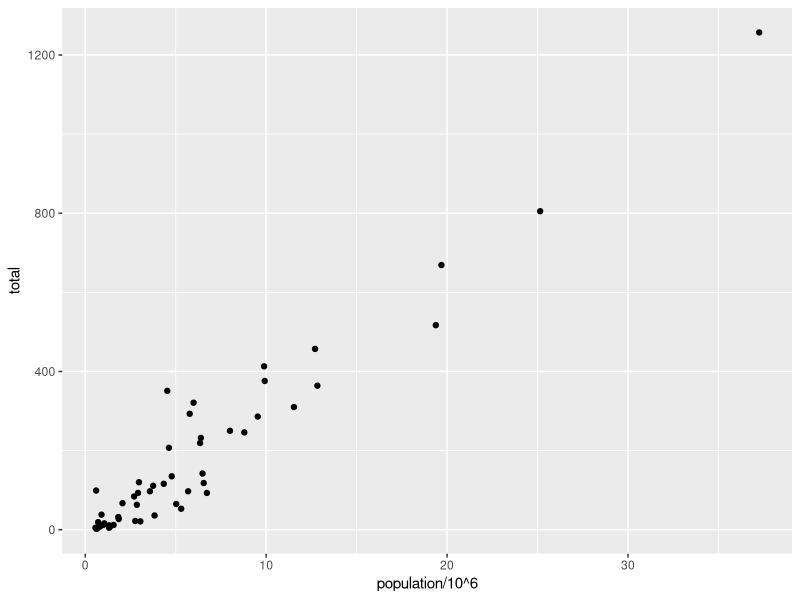
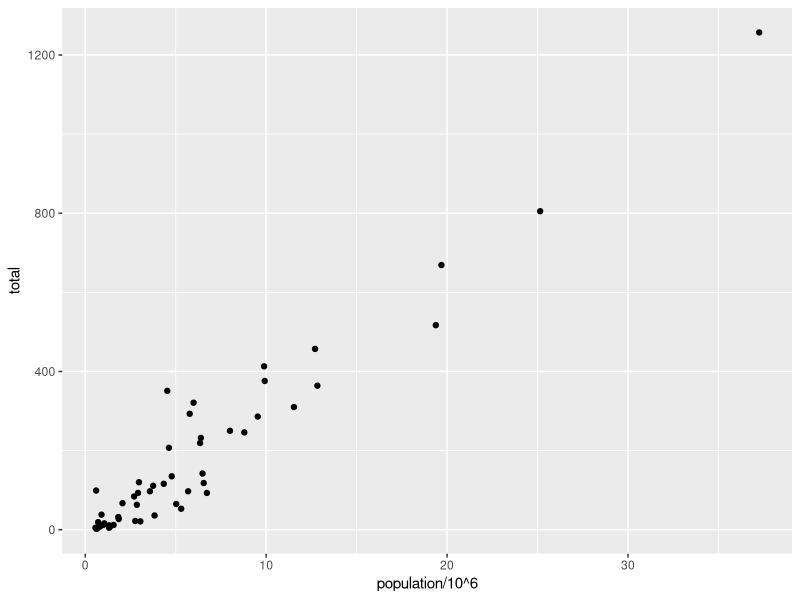
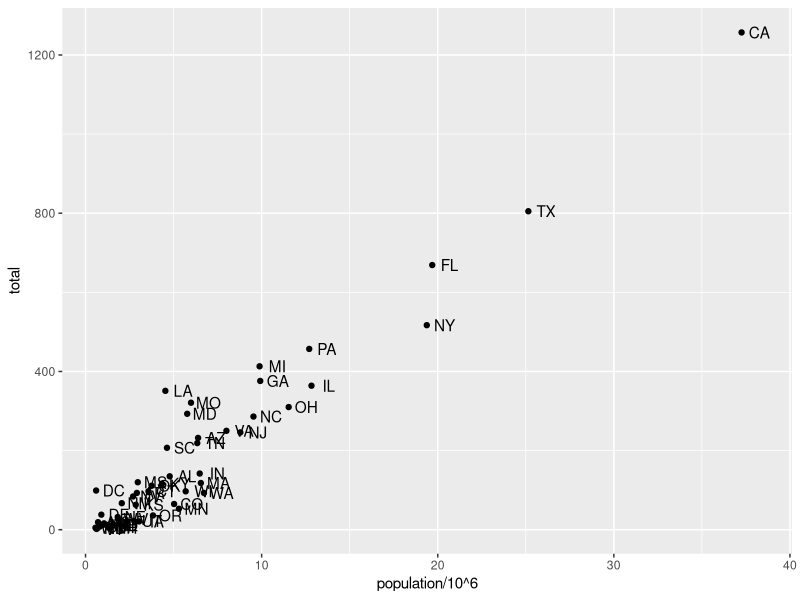
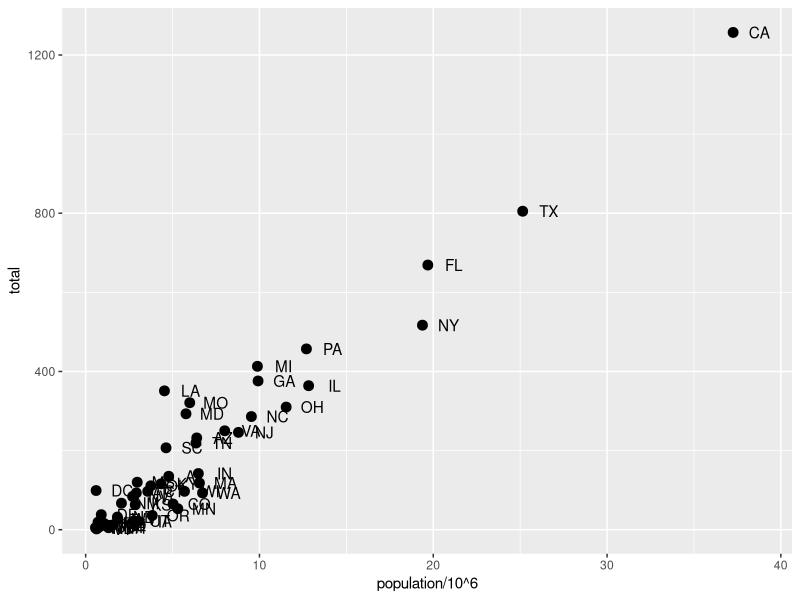
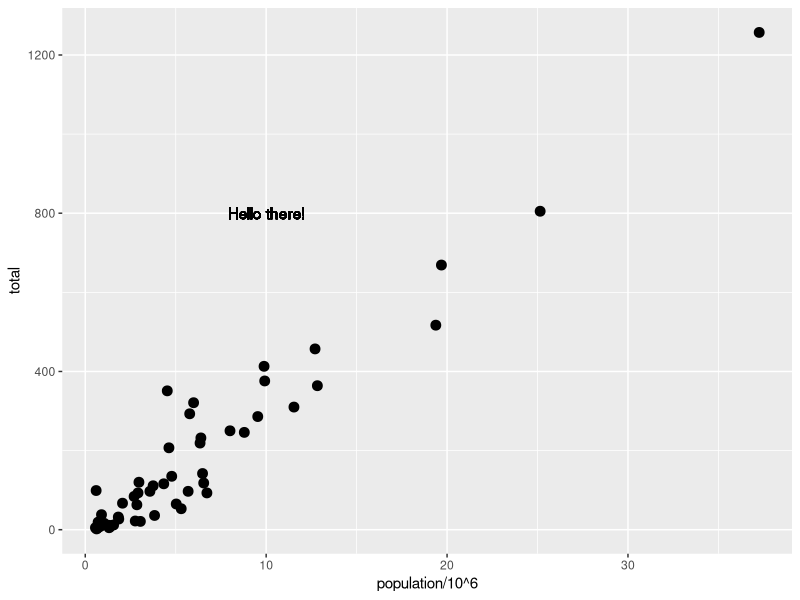

Source code (R) for these figures, in order:
library(tidyr)
library(dslabs)
library(ggplot2)
data("murders")
#-- %>% gui doi tuong ra file
murders %>% ggplot() + geom_point(aes(x=population/10^6,y=total)) # gui doi tuong murders dang table sang ggplot

#them layer points vao doi tuong ggplot
p <- ggplot(data=murders)
p  + geom_point(aes(population/10^6, total))

#them text layer vao bieu do scatter nay
p + geom_point(aes(population/10^6,total)) +
  geom_text(aes(population/10^6,total, label = abb), nudge_x = 1) #nudge_x = 1, dich text len 1 don vi theo x

# Su dung global aes giam thieu code
 p <- murders %>% ggplot(aes(population/10^6,total, label = abb))
 p + geom_point(size=3) + geom_text(nudge_x = 1.5) #them 2 layer point va Text
 
 #Ghi de ham ase local len golal
 p + geom_point(size = 3) +
   geom_text(aes(x = 10, y = 800, label = "Hello there!")) #tao ham aes rieng
